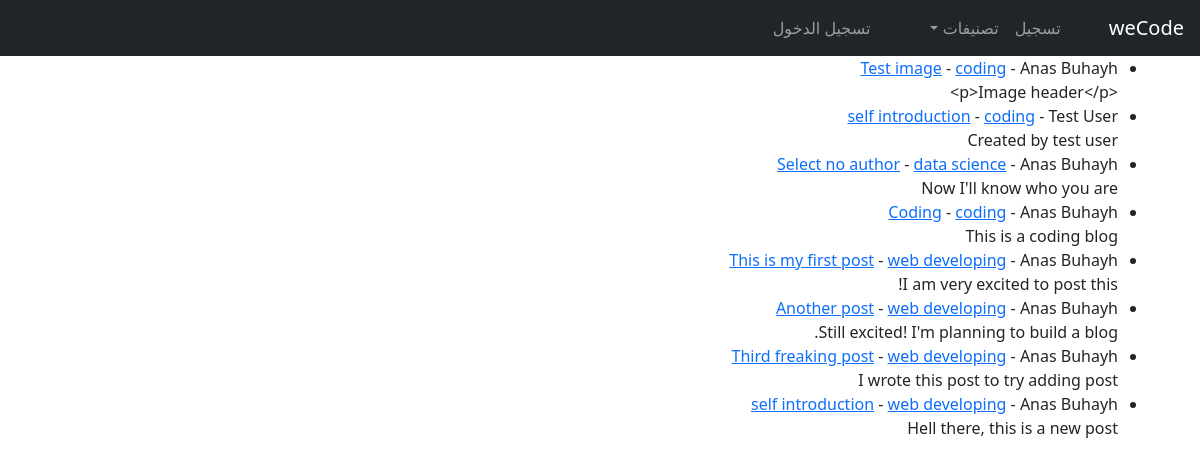
The page / on the database its author committed.
### weCodeBlog/models.py (models this page shows, shortened)
class Post(models.Model):
    title = models.CharField(max_length=255)
    header_image = models.ImageField(null=True, blank=True, upload_to="images/")
    tags = models.CharField(max_length=255)
    author = models.ForeignKey(User, on_delete=models.CASCADE)
    body = RichTextField(blank=True, null=True)
    post_date = models.DateField(auto_now_add=True)
    update_date = models.DateField(auto_now_add=True)
    category = models.CharField(max_length=255, default='web developing')

### weCodeBlog/views.py (the view)
# urls.py: path('', HomeView.as_view(), name='home'),
class HomeView(ListView):
    model = Post
    template_name = 'home.html'
    ordering = ['-post_date']
    def get_context_data(self, *args, **kwargs):
        cat_names = Category.objects.all()
        context = super(HomeView, self).get_context_data(*args, **kwargs)
        context["cat_names"] = cat_names
        return context

### weCodeBlog/models.py (called while the page is built)
    def __str__(self):
        return self.name

### weCodeBlog/templates/home.html
{% extends 'base.html' %}
{% block content %}
<ul>
{% for post in object_list %}
    <li>
        <a href="{% url 'post-detail' post.pk %}">{{ post.title }}</a>
        - <a href="{% url 'category' post.category|slugify %}">{{ post.category }}</a>
        - {{ post.author.first_name }} {{ post.author.last_name }}
    <br>
        {{ post.body|slice:":200" }}
    </li>
{% endfor %}
</ul>
{% endblock %}

### rows shown on the page
Post: title "Test image", category "coding", author.first_name "Anas", author.last_name "Buhayh", body "<p>Image header</p>"
Post: title "self introduction", category "coding", author.first_name "Test", author.last_name "User", body "Created by test user"
Post: title "Select no author", category "data science", author.first_name "Anas", author.last_name "Buhayh", body "Now I'll know who you are"
Post: title "Coding", category "coding", author.first_name "Anas", author.last_name "Buhayh", body "This is a coding blog"
Post: title "This is my first post", category "web developing", author.first_name "Anas", author.last_name "Buhayh", body "I am very excited to post this!"
Post: title "Another post", category "web developing", author.first_name "Anas", author.last_name "Buhayh", body "Still excited! I'm planning to build a blog."
Post: title "Third freaking post", category "web developing", author.first_name "Anas", author.last_name "Buhayh", body "I wrote this post to try adding post"
Post: title "self introduction", category "web developing", author.first_name "Anas", author.last_name "Buhayh", body "Hell there, this is a new post"
